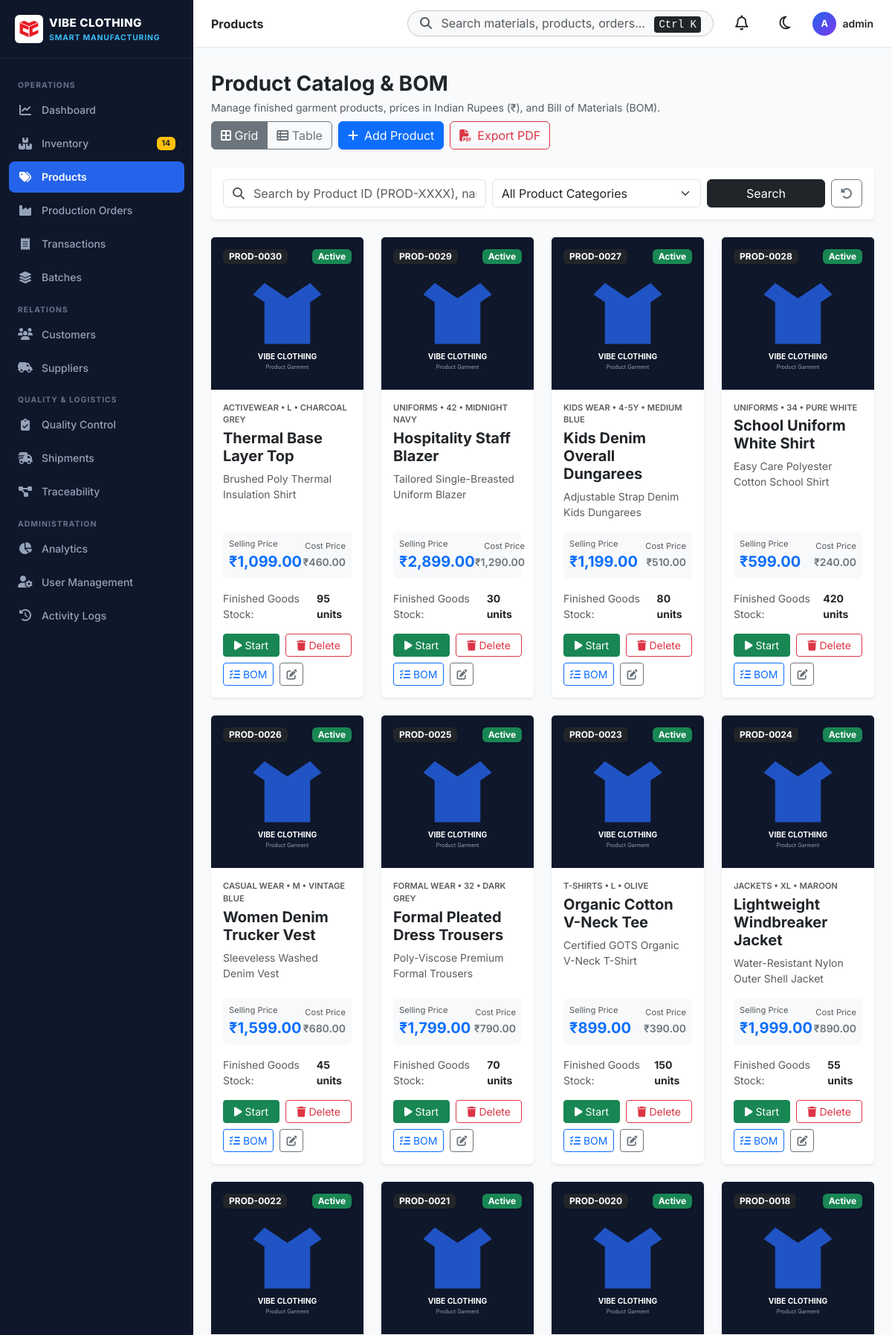
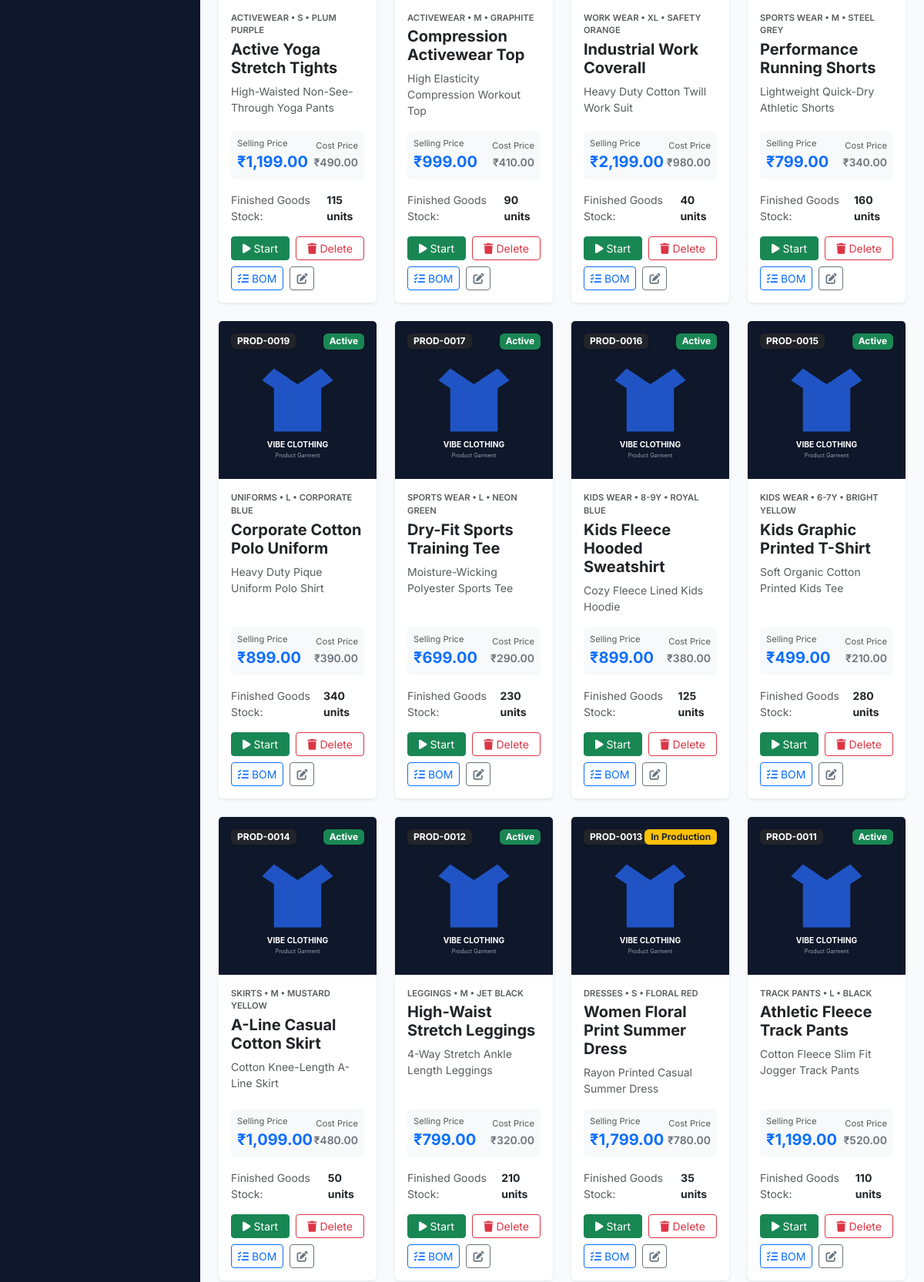
Screenshot of /products (signed in, upper part) with the database file from the repository (2 pictures, top to bottom).
### models/product.py (models this page shows)
class Product(db.Model):
    __tablename__ = 'products'
    id = db.Column(db.Integer, primary_key=True)
    product_id = db.Column(db.String(20), unique=True, nullable=False, index=True) # PROD-0001 (NO SKU)
    name = db.Column(db.String(120), nullable=False, index=True)
    category = db.Column(db.String(50), nullable=False, default='T-Shirts')
    description = db.Column(db.Text, nullable=True)
    image_url = db.Column(db.String(255), nullable=True)
    size = db.Column(db.String(20), nullable=False, default='M') # S, M, L, XL, XXL, Free Size
    color = db.Column(db.String(50), nullable=True)
    selling_price = db.Column(db.Float, nullable=False, default=0.0) # In ₹
    cost_price = db.Column(db.Float, nullable=False, default=0.0) # In ₹
    target_quantity = db.Column(db.Integer, nullable=False, default=100)
    available_stock = db.Column(db.Integer, nullable=False, default=0) # Finished Goods Stock
    status = db.Column(db.String(20), nullable=False, default='Active') # Active, Inactive, In Production
    created_at = db.Column(db.DateTime, default=datetime.utcnow)
    updated_at = db.Column(db.DateTime, default=datetime.utcnow, onupdate=datetime.utcnow)
    bom_items = db.relationship('ProductBOM', backref='product', cascade='all, delete-orphan', lazy=True)
    def to_dict(self):
        return {
            'id': self.id,
            'product_id': self.product_id,
            'name': self.name,
            'category': self.category,
            'description': self.description or '',
            'image_url': self.image_url or '/static/images/placeholder.svg',
            'size': self.size,
            'color': self.color or '',
            'selling_price': self.selling_price,
            'cost_price': self.cost_price,
            'target_quantity': self.target_quantity,
            'available_stock': self.available_stock,
            'status': self.status,
            'bom': [item.to_dict() for item in self.bom_items],
            'created_at': self.created_at.strftime('%Y-%m-%d %H:%M:%S') if self.created_at else ''
        }

### routes/products.py (the view, shortened to what this page needs)
@products_bp.route('/products')
@login_required
def index():
    search = request.args.get('search', '').strip()
    category = request.args.get('category', '').strip()
    status = request.args.get('status', '').strip()
    view_mode = request.args.get('view', 'grid').strip() # grid or table
    query = Product.query
    if category:
        query = query.filter(Product.category == category)
    if status:
        query = query.filter(Product.status == status)
    products = query.order_by(Product.created_at.desc()).all()
    categories = db.session.query(Product.category).distinct().all()
    category_list = [c[0] for c in categories if c[0]]
    materials = Material.query.order_by(Material.name.asc()).all()
    product_list = []
    for p in products:
        p_dict = p.to_dict()
        p_dict['formatted_selling_price'] = format_inr(p.selling_price)
        p_dict['formatted_cost_price'] = format_inr(p.cost_price)
        p_dict['formatted_total_stock_value'] = format_inr(p.available_stock * p.cost_price)
        product_list.append(p_dict)
    return render_template(
        'products/index.html',
        products=product_list,
        materials=materials,
        categories=category_list,
        view_mode=view_mode,
        search=search,
        selected_category=category,
        selected_status=status
    )

### templates/products/index.html (shortened to what this page needs)
{% extends "base.html" %}
{% block breadcrumb %}Products{% endblock %}
{% block content %}
<div class="products-container">
    <div class="d-flex flex-wrap justify-content-between align-items-center mb-4 gap-2">
        <div>
            <h3 class="fw-bold text-dark mb-1">Product Catalog & BOM</h3>
            <p class="text-muted small mb-0">Manage finished garment products, prices in Indian Rupees (₹), and Bill of Materials (BOM).</p>
        </div>
        <div class="d-flex gap-2">
            <div class="btn-group" role="group">
                <a href="{{ url_for('products.index', view='grid', category=selected_category, search=search) }}" class="btn btn-outline-secondary {% if view_mode == 'grid' %}active{% endif %}"><i class="fa-solid fa-border-all"></i> Grid</a>
                <a href="{{ url_for('products.index', view='table', category=selected_category, search=search) }}" class="btn btn-outline-secondary {% if view_mode == 'table' %}active{% endif %}"><i class="fa-solid fa-table-list"></i> Table</a>
            </div>
            {% if current_user.role in ['admin', 'manager'] %}
            <button class="btn btn-primary shadow-sm" data-bs-toggle="modal" data-bs-target="#addProductModal">
                <i class="fa-solid fa-plus me-2"></i>Add Product
            </button>
            {% endif %}
            <a href="{{ url_for('reports.export', module='products', format='pdf') }}" class="btn btn-outline-danger"><i class="fa-solid fa-file-pdf me-2"></i>Export PDF</a>
        </div>
    </div>
    <div class="card border-0 shadow-sm mb-4">
        <div class="card-body p-3">
            <form method="GET" action="{{ url_for('products.index') }}" class="row g-2 align-items-center">
                <div class="col-md-5">
                    <div class="input-group">
                        <span class="input-group-text bg-white"><i class="fa-solid fa-magnifying-glass text-muted"></i></span>
                        <input type="text" class="form-control border-start-0 ps-0" name="search" placeholder="Search by Product ID (PROD-XXXX), name, color, size..." value="{{ search }}">
                    </div>
                </div>
                <div class="col-md-4">
                    <select class="form-select" name="category" onchange="this.form.submit()">
                        <option value="">All Product Categories</option>
                    </select>
                </div>
                <div class="col-md-3 d-flex gap-2">
                    <button type="submit" class="btn btn-dark w-100">Search</button>
                    <a href="{{ url_for('products.index') }}" class="btn btn-outline-secondary"><i class="fa-solid fa-rotate-left"></i></a>
                </div>
            </form>
        </div>
    </div>
    {% if view_mode == 'grid' %}
    <div class="row g-4 mb-4">
        {% for p in products %}
        <div class="col-xl-3 col-lg-4 col-md-6">
            <div class="card product-card border-0 shadow-sm h-100">
                <div class="product-image-wrapper position-relative">
                    <img src="{{ p.image_url }}" class="card-img-top product-img" alt="{{ p.name }}" onerror="this.src='/static/images/placeholder.svg'">
                    <span class="badge bg-dark position-absolute top-0 start-0 m-3 px-2 py-1 shadow-sm">{{ p.product_id }}</span>
                    <span class="badge {% if p.status == 'Active' %}bg-success{% elif p.status == 'In Production' %}bg-warning text-dark{% else %}bg-secondary{% endif %} position-absolute top-0 end-0 m-3 shadow-sm">
                        {{ p.status }}
                    </span>
                </div>
                <div class="card-body d-flex flex-column">
                    <div class="text-muted micro text-uppercase fw-semibold mb-1">{{ p.category }} • {{ p.size }} • {{ p.color }}</div>
                    <h5 class="card-title fw-bold text-dark mb-2">{{ p.name }}</h5>
                    <p class="card-text text-muted small flex-grow-1">{{ p.description | truncate(80) if p.description else 'No description available.' }}</p>
                    <div class="price-box bg-light rounded p-2 mb-3">
                        <div class="d-flex justify-content-between align-items-center">
                            <div>
                                <span class="text-muted micro d-block">Selling Price</span>
                                <span class="fw-bold text-primary fs-5">{{ p.formatted_selling_price }}</span>
                            </div>
                            <div class="text-end">
                                <span class="text-muted micro d-block">Cost Price</span>
                                <span class="fw-semibold text-secondary small">{{ p.formatted_cost_price }}</span>
                            </div>
                        </div>
                    </div>
                    <div class="d-flex justify-content-between align-items-center small mb-3">
                        <span class="text-muted">Finished Goods Stock:</span>
                        <span class="fw-bold text-dark">{{ p.available_stock }} units</span>
                    </div>
                    <div class="d-flex gap-2 flex-wrap">
                        <a href="{{ url_for('production.index') }}" class="btn btn-sm btn-success flex-grow-1">
                            <i class="fa-solid fa-play me-1"></i>Start
                        </a>
                        {% if current_user.role in ['admin', 'manager'] %}
                        <form action="{{ url_for('products.delete_product', product_id=p.product_id) }}" method="POST" class="d-inline flex-grow-1" onsubmit="return confirm('Are you sure you want to delete product {{ p.name }} ({{ p.product_id }})? This action cannot be undone.');">
                            <button type="submit" class="btn btn-sm btn-outline-danger w-100">
                                <i class="fa-solid fa-trash me-1"></i>Delete
                            </button>
                        </form>
                        {% endif %}
                        <button class="btn btn-sm btn-outline-primary" onclick="viewBOM('{{ p.product_id }}', '{{ p.name }}')" title="View Bill of Materials">
                            <i class="fa-solid fa-list-check"></i> BOM
                        </button>
                        {% if current_user.role in ['admin', 'manager'] %}
                        <button class="btn btn-sm btn-outline-secondary" data-bs-toggle="modal" data-bs-target="#editProductModal{{ p.id }}" title="Edit Product">
                            <i class="fa-solid fa-pen-to-square"></i>
                        </button>
                        {% endif %}
                    </div>
                </div>
            </div>
        </div>
        {% else %}
        <div class="col-12 text-center py-5 text-muted">
            <i class="fa-solid fa-tags display-4 mb-3 d-block text-secondary"></i>
            <h5>No products found</h5>
        </div>
        {% endfor %}
    </div>
    {% endif %}
</div>
{% endblock %}

### rows the page displays
Product: product_id "PROD-0030", status "Active", category "ACTIVEWEAR", size "L", color "CHARCOAL GREY", name "Thermal Base Layer Top", description "Brushed Poly Thermal Insulation Shirt", formatted_selling_price "₹1,099.00", formatted_cost_price "₹460.00", available_stock "95"
Product: product_id "PROD-0029", status "Active", category "UNIFORMS", size "42", color "MIDNIGHT NAVY", name "Hospitality Staff Blazer", description "Tailored Single-Breasted Uniform Blazer", formatted_selling_price "₹2,899.00", formatted_cost_price "₹1,290.00", available_stock "30"
Product: product_id "PROD-0027", status "Active", category "KIDS WEAR", size "4-5Y", color "MEDIUM BLUE", name "Kids Denim Overall Dungarees", description "Adjustable Strap Denim Kids Dungarees", formatted_selling_price "₹1,199.00", formatted_cost_price "₹510.00", available_stock "80"
Product: product_id "PROD-0028", status "Active", category "UNIFORMS", size "34", color "PURE WHITE", name "School Uniform White Shirt", description "Easy Care Polyester Cotton School Shirt", formatted_selling_price "₹599.00", formatted_cost_price "₹240.00", available_stock "420"
Product: product_id "PROD-0026", status "Active", category "CASUAL WEAR", size "M", color "VINTAGE BLUE", name "Women Denim Trucker Vest", description "Sleeveless Washed Denim Vest", formatted_selling_price "₹1,599.00", formatted_cost_price "₹680.00", available_stock "45"
Product: product_id "PROD-0025", status "Active", category "FORMAL WEAR", size "32", color "DARK GREY", name "Formal Pleated Dress Trousers", description "Poly-Viscose Premium Formal Trousers", formatted_selling_price "₹1,799.00", formatted_cost_price "₹790.00", available_stock "70"
Product: product_id "PROD-0023", status "Active", category "T-SHIRTS", size "L", color "OLIVE", name "Organic Cotton V-Neck Tee", description "Certified GOTS Organic V-Neck T-Shirt", formatted_selling_price "₹899.00", formatted_cost_price "₹390.00", available_stock "150"
Product: product_id "PROD-0024", status "Active", category "JACKETS", size "XL", color "MAROON", name "Lightweight Windbreaker Jacket", description "Water-Resistant Nylon Outer Shell Jacket", formatted_selling_price "₹1,999.00", formatted_cost_price "₹890.00", available_stock "55"
Product: product_id "PROD-0022", status "Active", category "ACTIVEWEAR", size "S", color "PLUM PURPLE", name "Active Yoga Stretch Tights", description "High-Waisted Non-See-Through Yoga Pants", formatted_selling_price "₹1,199.00", formatted_cost_price "₹490.00", available_stock "115"
Product: product_id "PROD-0021", status "Active", category "ACTIVEWEAR", size "M", color "GRAPHITE", name "Compression Activewear Top", description "High Elasticity Compression Workout Top", formatted_selling_price "₹999.00", formatted_cost_price "₹410.00", available_stock "90"
Product: product_id "PROD-0020", status "Active", category "WORK WEAR", size "XL", color "SAFETY ORANGE", name "Industrial Work Coverall", description "Heavy Duty Cotton Twill Work Suit", formatted_selling_price "₹2,199.00", formatted_cost_price "₹980.00", available_stock "40"
Product: product_id "PROD-0018", status "Active", category "SPORTS WEAR", size "M", color "STEEL GREY", name "Performance Running Shorts", description "Lightweight Quick-Dry Athletic Shorts", formatted_selling_price "₹799.00", formatted_cost_price "₹340.00", available_stock "160"
Product: product_id "PROD-0019", status "Active", category "UNIFORMS", size "L", color "CORPORATE BLUE", name "Corporate Cotton Polo Uniform", description "Heavy Duty Pique Uniform Polo Shirt", formatted_selling_price "₹899.00", formatted_cost_price "₹390.00", available_stock "340"
Product: product_id "PROD-0017", status "Active", category "SPORTS WEAR", size "L", color "NEON GREEN", name "Dry-Fit Sports Training Tee", description "Moisture-Wicking Polyester Sports Tee", formatted_selling_price "₹699.00", formatted_cost_price "₹290.00", available_stock "230"
Product: product_id "PROD-0016", status "Active", category "KIDS WEAR", size "8-9Y", color "ROYAL BLUE", name "Kids Fleece Hooded Sweatshirt", description "Cozy Fleece Lined Kids Hoodie", formatted_selling_price "₹899.00", formatted_cost_price "₹380.00", available_stock "125"
Product: product_id "PROD-0015", status "Active", category "KIDS WEAR", size "6-7Y", color "BRIGHT YELLOW", name "Kids Graphic Printed T-Shirt", description "Soft Organic Cotton Printed Kids Tee", formatted_selling_price "₹499.00", formatted_cost_price "₹210.00", available_stock "280"
Product: product_id "PROD-0014", status "Active", category "SKIRTS", size "M", color "MUSTARD YELLOW", name "A-Line Casual Cotton Skirt", description "Cotton Knee-Length A-Line Skirt", formatted_selling_price "₹1,099.00", formatted_cost_price "₹480.00", available_stock "50"
Product: product_id "PROD-0012", status "Active", category "LEGGINGS", size "M", color "JET BLACK", name "High-Waist Stretch Leggings", description "4-Way Stretch Ankle Length Leggings", formatted_selling_price "₹799.00", formatted_cost_price "₹320.00", available_stock "210"
Product: product_id "PROD-0013", status "In Production", category "DRESSES", size "S", color "FLORAL RED", name "Women Floral Print Summer Dress", description "Rayon Printed Casual Summer Dress", formatted_selling_price "₹1,799.00", formatted_cost_price "₹780.00", available_stock "35"
Product: product_id "PROD-0011", status "Active", category "TRACK PANTS", size "L", color "BLACK", name "Athletic Fleece Track Pants", description "Cotton Fleece Slim Fit Jogger Track Pants", formatted_selling_price "₹1,199.00", formatted_cost_price "₹520.00", available_stock "110"

### other values shown
{{ low_stock_count }} "14"
{{ current_user.username[0] | upper }} "A"
{{ current_user.username }} "admin"
